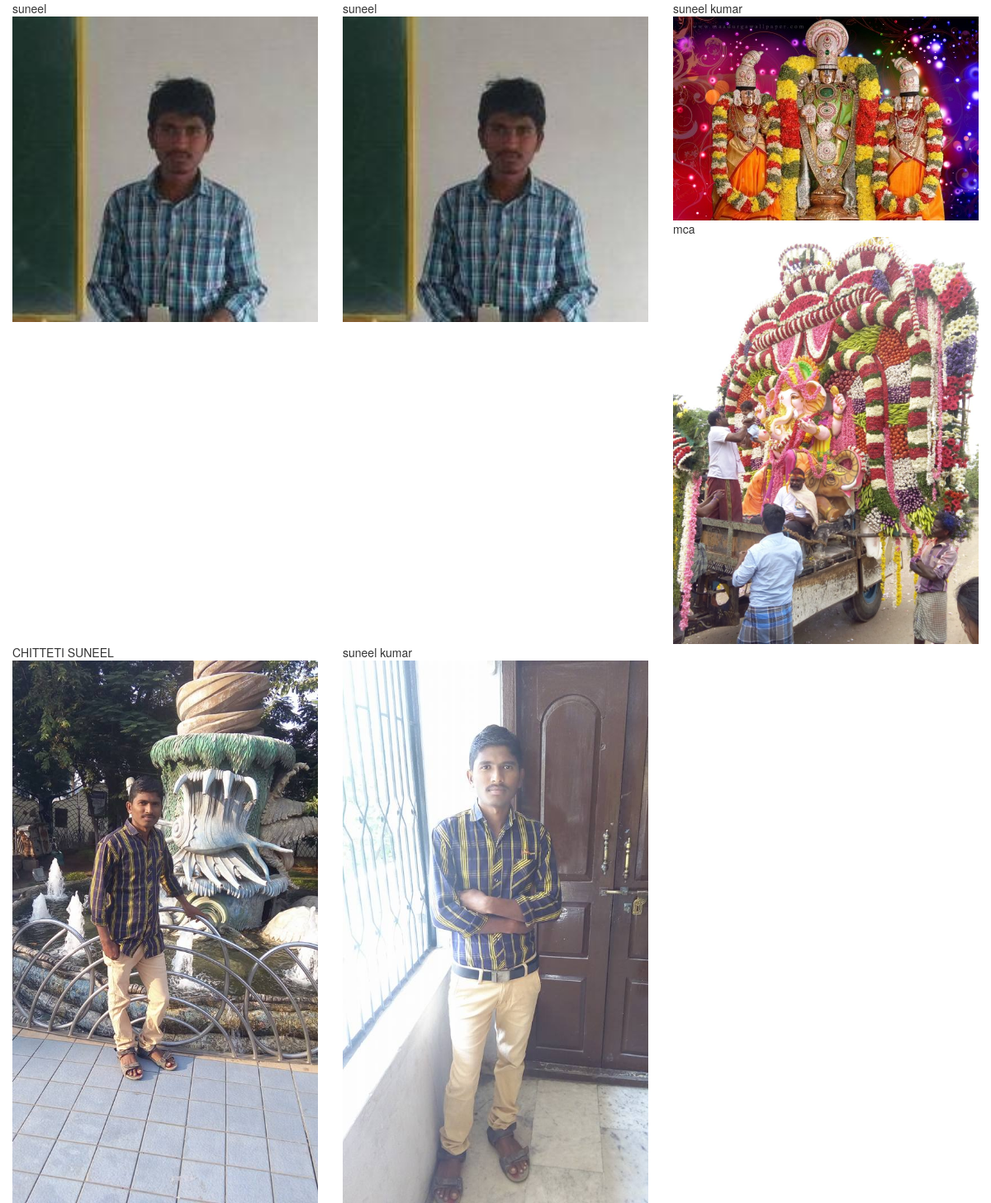
Page /imageapp/hotel_images on the committed database.
### imageapp/models.py (models this page shows)
class Hotel(models.Model):
    name = models.CharField(max_length=50)
    hotel_Main_Img = models.ImageField(upload_to='images/')

### imageapp/views.py (the view)
# urls.py: path('hotel_images', display_hotel_images, name = 'hotel_images'),
def display_hotel_images(request):
    if request.method == 'GET':
        Hotels = Hotel.objects.all()
        return render(request, 'display_hotel_images.html',
                       {'hotel_images': Hotels})

### templates/display_hotel_images.html (shortened to what this page needs)
<!DOCTYPE html>
<html lang="en">
<head>
      <link rel="stylesheet" href="https://maxcdn.bootstrapcdn.com/bootstrap/3.3.7/css/bootstrap.min.css">
</head>
<body>
    {% for hotel in hotel_images %}
            <div class="col-md-4">
                    {{ hotel.name }}
                     <img src="{{ hotel.hotel_Main_Img.url }}" class="img-responsive" style="width: 100%; float: left; margin-right: 10px;" />
            </div>
    {% endfor %}
</body>
</html>

### rows in the picture
Hotel: name "suneel", hotel_Main_Img (picture)
Hotel: name "suneel", hotel_Main_Img (picture)
Hotel: name "suneel kumar", hotel_Main_Img (picture)
Hotel: name "mca", hotel_Main_Img (picture)
Hotel: name "CHITTETI SUNEEL", hotel_Main_Img (picture)
Hotel: name "suneel kumar", hotel_Main_Img (picture)
